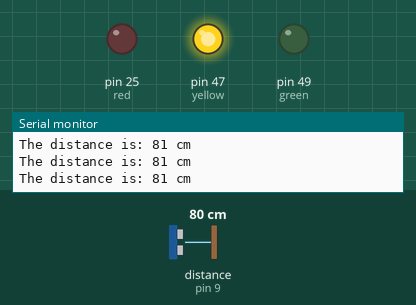
This sketch was run on a simulated Arduino Mega 2560, built with avr-gcc and run on an emulated ATmega2560. Shown: output pins drawn as LEDs (lit = HIGH), the last lines printed to the serial monitor. The inputs (shaded band) are chosen by the test bench; at power-on: distance to the obstacle (sensor on pin 9) 80 cm. The echo pulse lasts 58.3 µs per cm.

Above: at 1.2 s.
1.3 s: distance to the obstacle (sensor on pin 9) set to 55 cm
2.8 s: distance to the obstacle (sensor on pin 9) set to 44 cm
At 3.6 s:
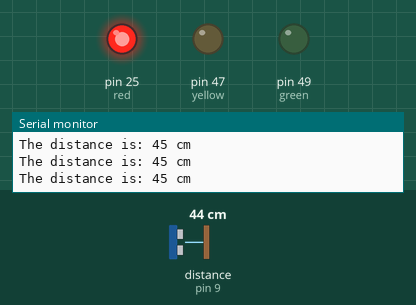
4.4 s: distance to the obstacle (sensor on pin 9) set to 250 cm
At 5.1 s:
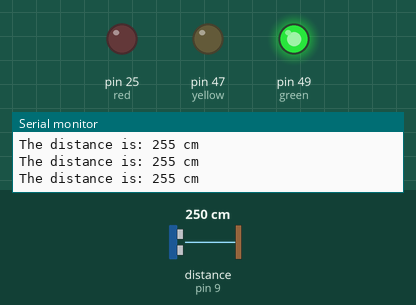
6.0 s: distance to the obstacle (sensor on pin 9) set to 200 cm
7.5 s: distance to the obstacle (sensor on pin 9) set to 191 cm
At 8.4 s:
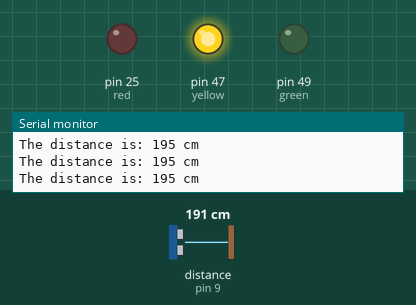
9.0 s: distance to the obstacle (sensor on pin 9) set to 2 cm
At 9.8 s:
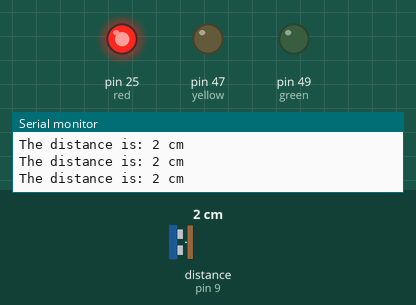
Timing chart, 0 to 11.5 s (numbered marks = the images above; inputs shaded):
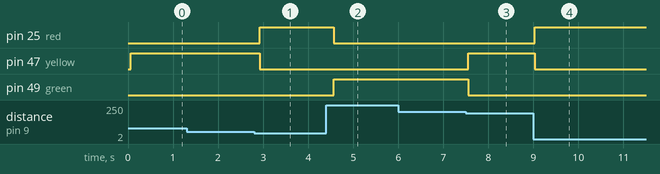

The sketch:

UltrasonicSensor.ino
```cpp
#include <NewPing.h>

int trigger = 8;
int echo = 9;

int red = 25;
int green = 49;
int yellow = 47;

NewPing sonar(trigger, echo, 400);

void setup()
{
  pinMode(red, OUTPUT);
  pinMode(yellow, OUTPUT);
  pinMode(green, OUTPUT);
  Serial.begin(9600);
  delay(50);

  // put your setup code here, to run once:
}

void loop()
{
  int distance = sonar.ping_cm();
  Serial.print("The distance is: ");
  Serial.print(distance);
  Serial.println(" cm");

  if(distance > 0 && distance <= 50){
    digitalWrite(red, HIGH);
    digitalWrite(green, LOW);
    digitalWrite(yellow, LOW);

  }
  if(distance > 50 && distance <= 200){
    digitalWrite(red, LOW);
    digitalWrite(green, LOW);
    digitalWrite(yellow, HIGH);

  }
  if(distance > 200 && distance <= 400){
    digitalWrite(red, LOW);
    digitalWrite(green, HIGH);
    digitalWrite(yellow, LOW);
  }

  delay(200);
  // put your main code here, to run repeatedly:
}
```

Measured:
- the behaviour switches between 50 and 49 cm on distance to the obstacle (sensor on pin 9) (found by bisection; images 0 and 1)
- the behaviour switches between 197 and 196 cm on distance to the obstacle (sensor on pin 9) (found by bisection; images 2 and 3)
- after the input at 2.8 s, pin 25 (red): LOW → HIGH after 0.12 s; pin 47 (yellow): HIGH → LOW after 0.12 s
- after the input at 4.4 s, pin 25 (red): HIGH → LOW after 0.16 s; pin 49 (green): LOW → HIGH after 0.16 s
- after the input at 7.5 s, pin 47 (yellow): LOW → HIGH after 0.06 s; pin 49 (green): HIGH → LOW after 0.06 s
- after the input at 9.0 s, pin 25 (red): LOW → HIGH at once; pin 47 (yellow): HIGH → LOW at once
